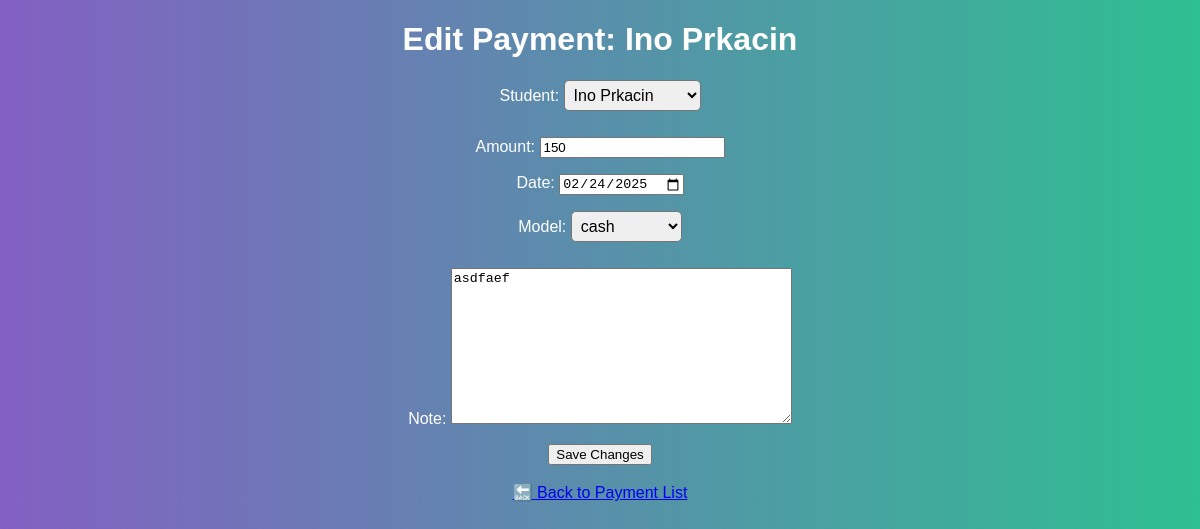
Page /doremiredo/payments/edit/12/ on the committed database.
### doremiredo/models.py (models this page shows, shortened)
class Payment(models.Model):
    CASH = 'cash'
    M_BANKING = 'm_banking'
    CARD = 'card'
    MODEL_CHOICES = [
        (CASH, 'cash'),
        (M_BANKING, 'm_banking'),
        (CARD, 'card')
    ]
    student = models.ForeignKey(Student, on_delete=models.CASCADE)
    amount = models.DecimalField(max_digits=10, decimal_places=0)
    date = models.DateField()
    model = models.CharField(max_length=10, choices=MODEL_CHOICES, default=CASH)
    note = models.TextField(blank=True)

class Student(models.Model):
    name = models.CharField(max_length=100, unique=True)
    second_child = models.BooleanField(default=False)
    third_child = models.BooleanField(default=False)
    is_active = models.BooleanField(default=True)
    course = models.ForeignKey(Course, on_delete=models.SET_NULL, null=True, blank=True)
    date_of_birth = models.DateField(null=True, blank=True)  # Optional
    enrollment = models.DateField(default=date.today, null=True, blank=True)  # Optional
    discharge = models.DateField(null=True, blank=True)  # Optional
    school_class = models.PositiveIntegerField(null=True, blank=True)  # Optional
    school = models.CharField(max_length=255, blank=True, null=True)  # Optional
    profession = models.CharField(max_length=255, blank=True, null=True)  # Optional
    contact = models.CharField(max_length=100, null=True, blank=True)
    notes = models.TextField(null=True, blank=True)
    def __str__(self):
        return self.name

### doremiredo/views.py (the view)
# urls.py: path('payments/edit/<int:payment_id>/', views.edit_payment, name='edit_payment'),
def edit_payment(request, payment_id):
    payment = get_object_or_404(Payment, id=payment_id)
    if request.method == 'POST':
        form = PaymentForm(request.POST, instance=payment)
        if form.is_valid():
            form.save()
            return redirect('list_payment')  # Redirect back to payment list
    else:
        form = PaymentForm(instance=payment)
    return render(request, 'edit_payment.html', {'form': form, 'payment': payment})

### doremiredo/forms.py
class PaymentForm(forms.ModelForm):
    date = forms.DateField(
        initial=date.today,  # Set default to today's date
        widget=forms.DateInput(attrs={'type': 'date'})  # Enable calendar picker
    )
    class Meta:
        model = Payment
        fields = ['student', 'amount', 'date', 'model', 'note']

### doremiredo/templates/edit_payment.html (shortened to what this page needs)
{% load static %}
<!DOCTYPE html>
<html lang="en">
<head>
    <link rel="stylesheet" href="{% static 'doremiredo/styles.css' %}">
</head>
<body>
    <h1>Edit Payment: {{ payment.student }}</h1>
    <form method="post">
        {{ form.as_p }}
        <button type="submit">Save Changes</button>
    </form>
    <br>
    <a href="{% url 'list_payment' %}">🔙 Back to Payment List</a>
</body>
</html>

### doremiredo/static/doremiredo/styles.css (style rules this page uses)
body { font-family: 'Arial', sans-serif; background: linear-gradient(to right, #8360c3, #2ebf91); color: #fff; text-align: center; margin: 0; padding: 0; }
select { margin-bottom: 10px; padding: 5px; font-size: 16px; border-radius: 5px; }

### rows in the picture
Payment: student "Ino Prkacin", amount "150", date "02/24/2025", model "cash", note "asdfaef"
